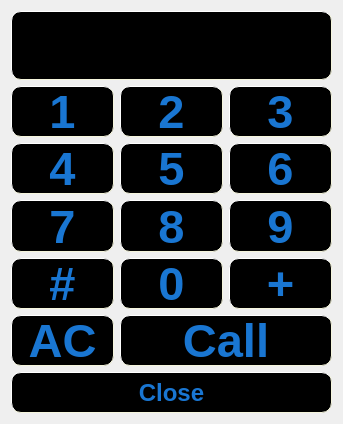
<?xml version="1.0" encoding="UTF-8"?>
<ui version="4.0">
 <class>telephonePad</class>
 <widget class="QDialog" name="telephonePad">
  <property name="geometry">
   <rect>
    <x>0</x>
    <y>0</y>
    <width>339</width>
    <height>424</height>
   </rect>
  </property>
  <property name="windowTitle">
   <string>Telephone Pad</string>
  </property>
  <layout class="QGridLayout" name="gridLayout">
   <item row="0" column="0" colspan="3">
    <widget class="QLineEdit" name="lcdNumber">
     <property name="styleSheet">
      <string notr="true">QLineEdit {
    border-style: outset;
    border-width: 1px;
    border-radius: 10px;
    border-color: beige;
    font: bold 47px;
    
     
    padding: 6px;
    background-color: #000000;
    color:#1976D2;
   
}
QLineEdit:pressed {
    background-color: gray;
    border-style: inset;
}
</string>
     </property>
    </widget>
   </item>
   <item row="1" column="0">
    <widget class="QToolButton" name="button1">
     <property name="sizePolicy">
      <sizepolicy hsizetype="Minimum" vsizetype="Fixed">
       <horstretch>0</horstretch>
       <verstretch>0</verstretch>
      </sizepolicy>
     </property>
     <property name="minimumSize">
      <size>
       <width>51</width>
       <height>51</height>
      </size>
     </property>
     <property name="font">
      <font>
       <pointsize>-1</pointsize>
       <weight>75</weight>
       <italic>false</italic>
       <bold>true</bold>
      </font>
     </property>
     <property name="styleSheet">
      <string notr="true">QToolButton {
    border-style: outset;
    border-width: 1px;
    border-radius: 10px;
    border-color: beige;
    font: bold 47px;
    width:51;
    hieght:51;
     
    padding: 6px;
    background-color: #000000;
    color:#1976D2;
   
}
QToolButton:pressed {
    background-color: gray;
    border-style: inset;
}
</string>
     </property>
     <property name="text">
      <string>1</string>
     </property>
    </widget>
   </item>
   <item row="1" column="1">
    <widget class="QToolButton" name="button2">
     <property name="sizePolicy">
      <sizepolicy hsizetype="Minimum" vsizetype="Fixed">
       <horstretch>0</horstretch>
       <verstretch>0</verstretch>
      </sizepolicy>
     </property>
     <property name="minimumSize">
      <size>
       <width>51</width>
       <height>51</height>
      </size>
     </property>
     <property name="font">
      <font>
       <pointsize>-1</pointsize>
       <weight>75</weight>
       <italic>false</italic>
       <bold>true</bold>
      </font>
     </property>
     <property name="styleSheet">
      <string notr="true">QToolButton {
    border-style: outset;
    border-width: 1px;
    border-radius: 10px;
    border-color: beige;
    font: bold 47px;
     
    padding: 6px;
    background-color: #000000;
    color:#1976D2;
   
}
QToolButton:pressed {
    background-color: gray;
    border-style: inset;
}
</string>
     </property>
     <property name="text">
      <string>2</string>
     </property>
    </widget>
   </item>
   <item row="1" column="2">
    <widget class="QToolButton" name="button3">
     <property name="sizePolicy">
      <sizepolicy hsizetype="Minimum" vsizetype="Fixed">
       <horstretch>0</horstretch>
       <verstretch>0</verstretch>
      </sizepolicy>
     </property>
     <property name="minimumSize">
      <size>
       <width>51</width>
       <height>51</height>
      </size>
     </property>
     <property name="font">
      <font>
       <pointsize>-1</pointsize>
       <weight>75</weight>
       <italic>false</italic>
       <bold>true</bold>
      </font>
     </property>
     <property name="styleSheet">
      <string notr="true">QToolButton {
    border-style: outset;
    border-width: 1px;
    border-radius: 10px;
    border-color: beige;
    font: bold 47px;
    
     
    padding: 6px;
    background-color: #000000;
    color:#1976D2;
   
}
QToolButton:pressed {
    background-color: gray;
    border-style: inset;
}
</string>
     </property>
     <property name="text">
      <string>3</string>
     </property>
    </widget>
   </item>
   <item row="2" column="0">
    <widget class="QToolButton" name="button4">
     <property name="sizePolicy">
      <sizepolicy hsizetype="Minimum" vsizetype="Fixed">
       <horstretch>0</horstretch>
       <verstretch>0</verstretch>
      </sizepolicy>
     </property>
     <property name="minimumSize">
      <size>
       <width>51</width>
       <height>51</height>
      </size>
     </property>
     <property name="font">
      <font>
       <pointsize>-1</pointsize>
       <weight>75</weight>
       <italic>false</italic>
       <bold>true</bold>
      </font>
     </property>
     <property name="styleSheet">
      <string notr="true">QToolButton {
    border-style: outset;
    border-width: 1px;
    border-radius: 10px;
    border-color: beige;
    font: bold 47px;
    
     
    padding: 6px;
    background-color: #000000;
    color:#1976D2;
   
}
QToolButton:pressed {
    background-color: gray;
    border-style: inset;
}
</string>
     </property>
     <property name="text">
      <string>4</string>
     </property>
    </widget>
   </item>
   <item row="2" column="1">
    <widget class="QToolButton" name="button5">
     <property name="sizePolicy">
      <sizepolicy hsizetype="Minimum" vsizetype="Fixed">
       <horstretch>0</horstretch>
       <verstretch>0</verstretch>
      </sizepolicy>
     </property>
     <property name="minimumSize">
      <size>
       <width>51</width>
       <height>51</height>
      </size>
     </property>
     <property name="font">
      <font>
       <pointsize>-1</pointsize>
       <weight>75</weight>
       <italic>false</italic>
       <bold>true</bold>
      </font>
     </property>
     <property name="styleSheet">
      <string notr="true">QToolButton {
    border-style: outset;
    border-width: 1px;
    border-radius: 10px;
    border-color: beige;
    font: bold 47px;
    
     
    padding: 6px;
    background-color: #000000;
    color:#1976D2;
   
}
QToolButton:pressed {
    background-color: gray;
    border-style: inset;
}
</string>
     </property>
     <property name="text">
      <string>5</string>
     </property>
    </widget>
   </item>
   <item row="2" column="2">
    <widget class="QToolButton" name="button6">
     <property name="sizePolicy">
      <sizepolicy hsizetype="Minimum" vsizetype="Fixed">
       <horstretch>0</horstretch>
       <verstretch>0</verstretch>
      </sizepolicy>
     </property>
     <property name="minimumSize">
      <size>
       <width>51</width>
       <height>51</height>
      </size>
     </property>
     <property name="font">
      <font>
       <pointsize>-1</pointsize>
       <weight>75</weight>
       <italic>false</italic>
       <bold>true</bold>
      </font>
     </property>
     <property name="styleSheet">
      <string notr="true">QToolButton {
    border-style: outset;
    border-width: 1px;
    border-radius: 10px;
    border-color: beige;
    font: bold 47px;
    
     
    padding: 6px;
    background-color: #000000;
    color:#1976D2;
   
}
QToolButton:pressed {
    background-color: gray;
    border-style: inset;
}
</string>
     </property>
     <property name="text">
      <string>6</string>
     </property>
    </widget>
   </item>
   <item row="3" column="0">
    <widget class="QToolButton" name="button7">
     <property name="sizePolicy">
      <sizepolicy hsizetype="Minimum" vsizetype="Fixed">
       <horstretch>0</horstretch>
       <verstretch>0</verstretch>
      </sizepolicy>
     </property>
     <property name="minimumSize">
      <size>
       <width>51</width>
       <height>51</height>
      </size>
     </property>
     <property name="font">
      <font>
       <pointsize>-1</pointsize>
       <weight>75</weight>
       <italic>false</italic>
       <bold>true</bold>
      </font>
     </property>
     <property name="styleSheet">
      <string notr="true">QToolButton {
    border-style: outset;
    border-width: 1px;
    border-radius: 10px;
    border-color: beige;
    font: bold 47px;
    
     
    padding: 6px;
    background-color: #000000;
    color:#1976D2;
   
}
QToolButton:pressed {
    background-color: gray;
    border-style: inset;
}
</string>
     </property>
     <property name="text">
      <string>7</string>
     </property>
    </widget>
   </item>
   <item row="3" column="1">
    <widget class="QToolButton" name="button8">
     <property name="sizePolicy">
      <sizepolicy hsizetype="Minimum" vsizetype="Fixed">
       <horstretch>0</horstretch>
       <verstretch>0</verstretch>
      </sizepolicy>
     </property>
     <property name="minimumSize">
      <size>
       <width>51</width>
       <height>51</height>
      </size>
     </property>
     <property name="font">
      <font>
       <pointsize>-1</pointsize>
       <weight>75</weight>
       <italic>false</italic>
       <bold>true</bold>
      </font>
     </property>
     <property name="styleSheet">
      <string notr="true">QToolButton {
    border-style: outset;
    border-width: 1px;
    border-radius: 10px;
    border-color: beige;
    font: bold 47px;
    
     
    padding: 6px;
    background-color: #000000;
    color:#1976D2;
   
}
QToolButton:pressed {
    background-color: gray;
    border-style: inset;
}
</string>
     </property>
     <property name="text">
      <string>8</string>
     </property>
    </widget>
   </item>
   <item row="3" column="2">
    <widget class="QToolButton" name="button9">
     <property name="sizePolicy">
      <sizepolicy hsizetype="Minimum" vsizetype="Fixed">
       <horstretch>0</horstretch>
       <verstretch>0</verstretch>
      </sizepolicy>
     </property>
     <property name="minimumSize">
      <size>
       <width>51</width>
       <height>51</height>
      </size>
     </property>
     <property name="font">
      <font>
       <pointsize>-1</pointsize>
       <weight>75</weight>
       <italic>false</italic>
       <bold>true</bold>
      </font>
     </property>
     <property name="styleSheet">
      <string notr="true">QToolButton {
    border-style: outset;
    border-width: 1px;
    border-radius: 10px;
    border-color: beige;
    font: bold 47px;
    
     
    padding: 6px;
    background-color: #000000;
    color:#1976D2;
   
}
QToolButton:pressed {
    background-color: gray;
    border-style: inset;
}
</string>
     </property>
     <property name="text">
      <string>9</string>
     </property>
    </widget>
   </item>
   <item row="4" column="0">
    <widget class="QToolButton" name="button10">
     <property name="sizePolicy">
      <sizepolicy hsizetype="Minimum" vsizetype="Fixed">
       <horstretch>0</horstretch>
       <verstretch>0</verstretch>
      </sizepolicy>
     </property>
     <property name="minimumSize">
      <size>
       <width>51</width>
       <height>51</height>
      </size>
     </property>
     <property name="font">
      <font>
       <pointsize>-1</pointsize>
       <weight>75</weight>
       <italic>false</italic>
       <bold>true</bold>
      </font>
     </property>
     <property name="styleSheet">
      <string notr="true">QToolButton {
    border-style: outset;
    border-width: 1px;
    border-radius: 10px;
    border-color: beige;
    font: bold 47px;
    
     
    padding: 6px;
    background-color: #000000;
    color:#1976D2;
   
}
QToolButton:pressed {
    background-color: gray;
    border-style: inset;
}
</string>
     </property>
     <property name="text">
      <string>#</string>
     </property>
    </widget>
   </item>
   <item row="4" column="1">
    <widget class="QToolButton" name="button0">
     <property name="sizePolicy">
      <sizepolicy hsizetype="Minimum" vsizetype="Fixed">
       <horstretch>0</horstretch>
       <verstretch>0</verstretch>
      </sizepolicy>
     </property>
     <property name="minimumSize">
      <size>
       <width>51</width>
       <height>51</height>
      </size>
     </property>
     <property name="font">
      <font>
       <pointsize>-1</pointsize>
       <weight>75</weight>
       <italic>false</italic>
       <bold>true</bold>
      </font>
     </property>
     <property name="styleSheet">
      <string notr="true">QToolButton {
    border-style: outset;
    border-width: 1px;
    border-radius: 10px;
    border-color: beige;
    font: bold 47px;
    
     
    padding: 6px;
    background-color: #000000;
    color:#1976D2;
   
}
QToolButton:pressed {
    background-color: gray;
    border-style: inset;
}
</string>
     </property>
     <property name="text">
      <string>0</string>
     </property>
    </widget>
   </item>
   <item row="4" column="2">
    <widget class="QToolButton" name="button11">
     <property name="sizePolicy">
      <sizepolicy hsizetype="Minimum" vsizetype="Fixed">
       <horstretch>0</horstretch>
       <verstretch>0</verstretch>
      </sizepolicy>
     </property>
     <property name="minimumSize">
      <size>
       <width>51</width>
       <height>51</height>
      </size>
     </property>
     <property name="font">
      <font>
       <pointsize>-1</pointsize>
       <weight>75</weight>
       <italic>false</italic>
       <bold>true</bold>
      </font>
     </property>
     <property name="styleSheet">
      <string notr="true">QToolButton {
    border-style: outset;
    border-width: 1px;
    border-radius: 10px;
    border-color: beige;
    font: bold 47px;
    
     
    padding: 6px;
    background-color: #000000;
    color:#1976D2;
   
}
QToolButton:pressed {
    background-color: gray;
    border-style: inset;
}
</string>
     </property>
     <property name="text">
      <string>+</string>
     </property>
    </widget>
   </item>
   <item row="5" column="0">
    <widget class="QToolButton" name="buttonClear">
     <property name="sizePolicy">
      <sizepolicy hsizetype="Minimum" vsizetype="Fixed">
       <horstretch>0</horstretch>
       <verstretch>0</verstretch>
      </sizepolicy>
     </property>
     <property name="minimumSize">
      <size>
       <width>51</width>
       <height>51</height>
      </size>
     </property>
     <property name="font">
      <font>
       <pointsize>-1</pointsize>
       <weight>75</weight>
       <italic>false</italic>
       <bold>true</bold>
      </font>
     </property>
     <property name="styleSheet">
      <string notr="true">QToolButton {
    border-style: outset;
    border-width: 1px;
    border-radius: 10px;
    border-color: beige;
    font: bold 47px;
    
     
    padding: 6px;
    background-color: #000000;
    color:#1976D2;
   
}
QToolButton:pressed {
    background-color: gray;
    border-style: inset;
}
</string>
     </property>
     <property name="text">
      <string>AC</string>
     </property>
     <property name="icon">
      <iconset>
       <normaloff>icon/backspace-arrow.png</normaloff>icon/backspace-arrow.png</iconset>
     </property>
     <property name="iconSize">
      <size>
       <width>47</width>
       <height>47</height>
      </size>
     </property>
    </widget>
   </item>
   <item row="5" column="1" colspan="2">
    <widget class="QToolButton" name="buttonCall">
     <property name="sizePolicy">
      <sizepolicy hsizetype="Minimum" vsizetype="Fixed">
       <horstretch>0</horstretch>
       <verstretch>0</verstretch>
      </sizepolicy>
     </property>
     <property name="minimumSize">
      <size>
       <width>111</width>
       <height>51</height>
      </size>
     </property>
     <property name="font">
      <font>
       <pointsize>-1</pointsize>
       <weight>75</weight>
       <italic>false</italic>
       <bold>true</bold>
      </font>
     </property>
     <property name="styleSheet">
      <string notr="true">QToolButton {
    border-style: outset;
    border-width: 1px;
    border-radius: 10px;
    border-color: beige;
    font: bold 47px;
    
     
    padding: 6px;
    background-color: #000000;
    color:#1976D2;
   
}
QToolButton:pressed {
    background-color: gray;
    border-style: inset;
}
</string>
     </property>
     <property name="text">
      <string>Call</string>
     </property>
    </widget>
   </item>
   <item row="6" column="0" colspan="3">
    <widget class="QToolButton" name="closeTelephonePad">
     <property name="sizePolicy">
      <sizepolicy hsizetype="Expanding" vsizetype="Fixed">
       <horstretch>0</horstretch>
       <verstretch>0</verstretch>
      </sizepolicy>
     </property>
     <property name="minimumSize">
      <size>
       <width>321</width>
       <height>41</height>
      </size>
     </property>
     <property name="styleSheet">
      <string notr="true">QToolButton {
    border-style: outset;
    border-width: 1px;
    border-radius: 10px;
    border-color: beige;
    font: bold 24px;
    
     
    padding: 6px;
    background-color: #000000;
    color:#1976D2;
   
}
QToolButton:pressed {
    background-color: gray;
    border-style: inset;
}
</string>
     </property>
     <property name="text">
      <string>Close</string>
     </property>
    </widget>
   </item>
  </layout>
  <zorder></zorder>
  <zorder>closeTelephonePad</zorder>
 </widget>
 <resources/>
 <connections/>
</ui>
